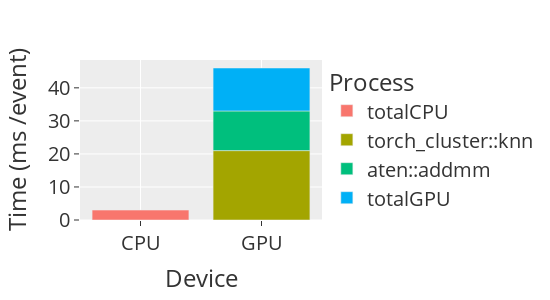

The notebook cell this image was saved under:
### Code cell
plot_timings(from_pc.drop([3, 8]), 15, 'ms', 'full', 100)

### Figure 1 — Plotly figure (JSON) as saved in the notebook; plotly's stock layout.template omitted (floating-point values rounded to 4 significant figures)
{"data": [{"alignmentgroup": "True", "hovertemplate": "Process=totalCPU<br>Device=%{x}<br>Time (ms /event)=%{y}<extra></extra>", "legendgroup": "totalCPU", "marker": {"color": "#F8766D", "pattern": {"shape": ""}}, "name": "totalCPU", "offsetgroup": "totalCPU", "orientation": "v", "showlegend": true, "textposition": "auto", "x": ["CPU"], "xaxis": "x", "y": [3], "yaxis": "y", "type": "bar"}, {"alignmentgroup": "True", "hovertemplate": "Process=torch_cluster::knn<br>Device=%{x}<br>Time (ms /event)=%{y}<extra></extra>", "legendgroup": "torch_cluster::knn", "marker": {"color": "#A3A500", "pattern": {"shape": ""}}, "name": "torch_cluster::knn", "offsetgroup": "torch_cluster::knn", "orientation": "v", "showlegend": true, "textposition": "auto", "x": ["GPU"], "xaxis": "x", "y": [21], "yaxis": "y", "type": "bar"}, {"alignmentgroup": "True", "hovertemplate": "Process=aten::addmm<br>Device=%{x}<br>Time (ms /event)=%{y}<extra></extra>", "legendgroup": "aten::addmm", "marker": {"color": "#00BF7D", "pattern": {"shape": ""}}, "name": "aten::addmm", "offsetgroup": "aten::addmm", "orientation": "v", "showlegend": true, "textposition": "auto", "x": ["GPU"], "xaxis": "x", "y": [12], "yaxis": "y", "type": "bar"}, {"alignmentgroup": "True", "hovertemplate": "Process=totalGPU<br>Device=%{x}<br>Time (ms /event)=%{y}<extra></extra>", "legendgroup": "totalGPU", "marker": {"color": "#00B0F6", "pattern": {"shape": ""}}, "name": "totalGPU", "offsetgroup": "totalGPU", "orientation": "v", "showlegend": true, "textposition": "auto", "x": ["GPU"], "xaxis": "x", "y": [13], "yaxis": "y", "type": "bar"}], "layout": {"xaxis": {"anchor": "y", "domain": [0.0, 1.0], "title": {"text": "Device"}}, "yaxis": {"anchor": "x", "domain": [0.0, 1.0], "title": {"text": "Time (ms /event)"}}, "legend": {"title": {"text": "Process"}, "tracegroupgap": 0}, "margin": {"t": 60}, "barmode": "relative", "font": {"size": 20}, "autosize": false, "width": 550, "height": 300}}
